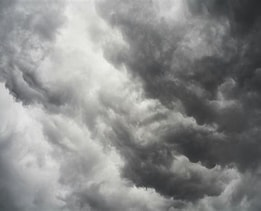
#> input picture image.jpg, 261 x 211 px, found by its file name
$ python blur.py
#> lines starting #> are read from the running program, lines starting #| are printed output that depends on the picture
import numpy as np
import matplotlib.pyplot as plt
from PIL import Image

img = Image.open('image.jpg').convert('L')
f = np.array(img, dtype=float)

M, N = f.shape
#> M = 211; N = 261

m = 3
n = 3
pad_x = m // 2
pad_y = n // 2

padded = np.zeros((M + 2*pad_x, N + 2*pad_y))

for i in range(M):
    for j in range(N):
        padded[i + pad_x][j + pad_y] = f[i][j]
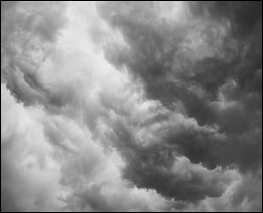
#> padded: shape (213, 263) float64; min 0, max 239, mean 135.7

g = np.zeros((M, N))

for x in range(M):
    for y in range(N):

        total = 0

        for s in range(m):
            for t in range(n):
                total += padded[x + s][y + t]

        g[x][y] = total / (m * n)

plt.subplot(1,2,1)
plt.title("Original")
plt.imshow(f, cmap='gray')

plt.subplot(1,2,2)
plt.title("Blurred (Averaging)")
plt.imshow(g, cmap='gray')

plt.show()
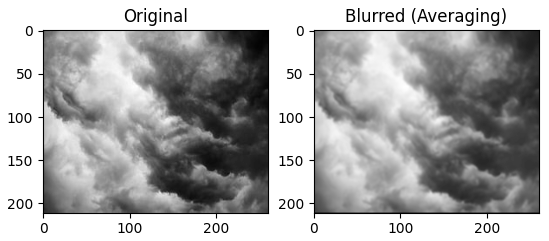
#> figure drawn by matplotlib, 2 panels

$ run again, with target.jpg copied over image.jpg
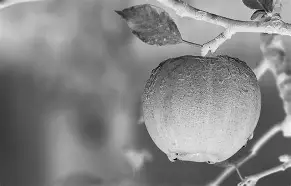
#> input picture target.jpg, 291 x 186 px, found by its file name
#> after the loop `for i in range(M):`:
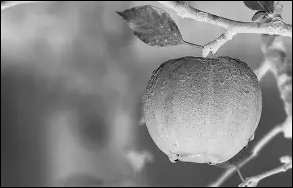
#> padded: shape (188, 293) float64; min 0, max 255, mean 131.6
#> `plt.show()`:
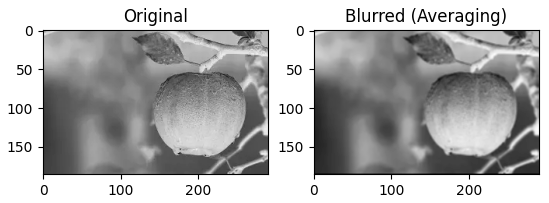
#> figure drawn by matplotlib, 2 panels
